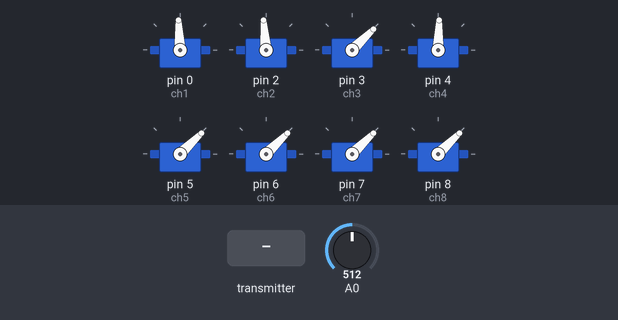
This sketch was run on a simulated Arduino Uno, built with avr-gcc and run on an emulated ATmega328P. Parts: 8 × servo. Inputs (shaded band) come from the test bench; at power-on: A0 = 512. No radio packets arrive unless stated.

Above: at 1.2 s.
1.3 s: the transmitter starts sending throttle = 64
At 1.8 s:
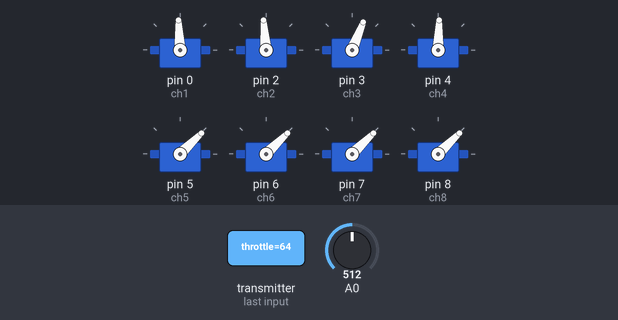
2.8 s: the transmitter starts sending pitch = 0
At 4.0 s:
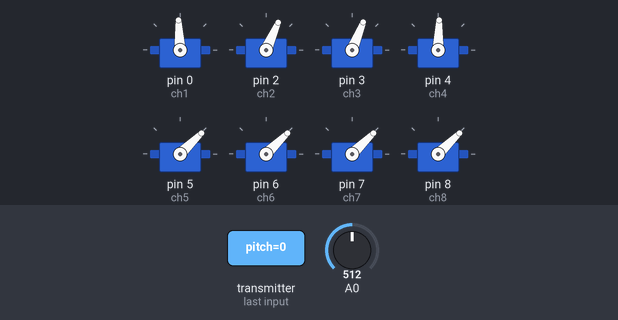
4.3 s: the transmitter starts sending roll = 255
At 5.2 s:
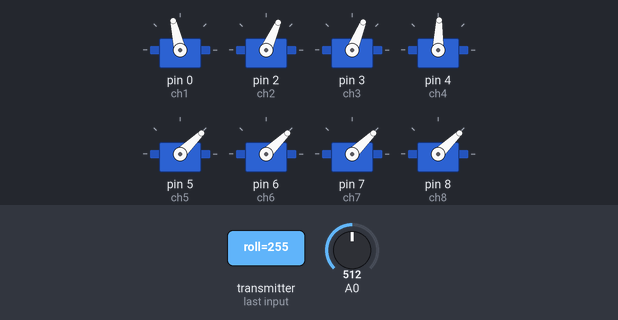
5.8 s: the transmitter starts sending yaw = 0
At 6.4 s:
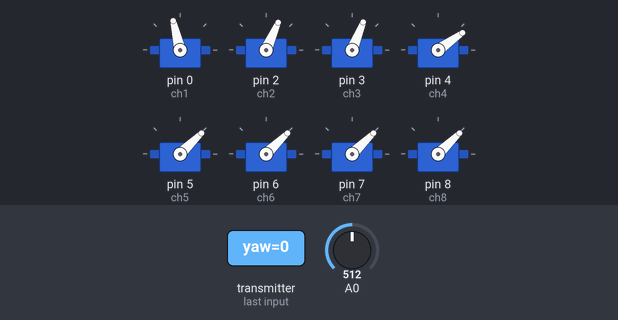
7.3 s: the transmitter starts sending aux1 = 64
At 8.5 s:
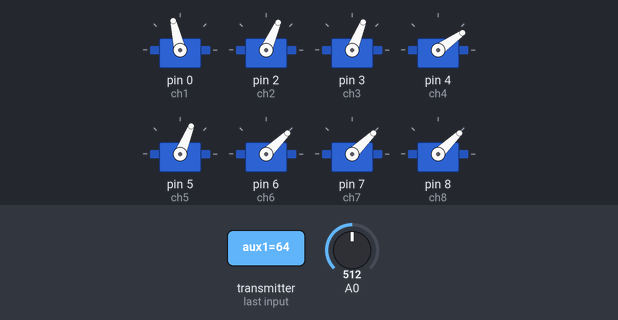
8.8 s: the transmitter starts sending aux2 = 64
At 9.8 s:
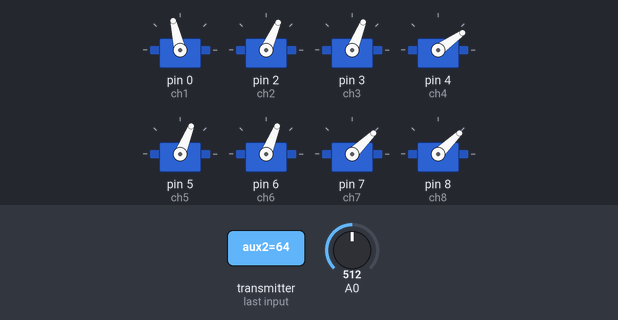
Timing chart, 0 to 11.3 s (numbered marks = the images above; inputs shaded):
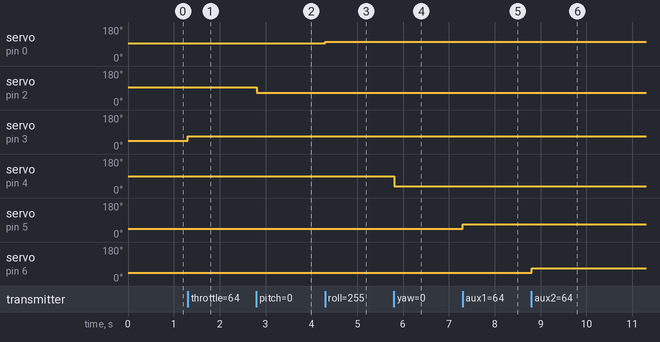

The sketch:

receiver.ino
```cpp
#include <SPI.h>
#include <nRF24L01.h>
#include <RF24.h>
#include <Servo.h>

int ch_width_1 = 0;
int ch_width_2 = 0;
int ch_width_3 = 0;
int ch_width_4 = 0;
int ch_width_5 = 0;
int ch_width_6 = 0;
int ch_width_7 = 0;
int ch_width_8 = 0;

Servo ch1;
Servo ch2;
Servo ch3;
Servo ch4;
Servo ch5;
Servo ch6;
Servo ch7;
Servo ch8;

struct Signal {
  byte throttle;
  byte pitch;
  byte roll;
  byte yaw;
  byte aux1;
  byte aux2;
  byte aux3;
  byte aux4;
};

struct Telemetry {
  uint16_t id;
  uint16_t bat;
};

Signal data;
Telemetry telemetry;

const uint64_t pipeIn = 000322;
const uint64_t pipeOut = 000321;
RF24 radio(9, 10);

void ResetData()
{
  data.throttle = 0;
  data.roll = 127;
  data.pitch = 127;
  data.yaw = 127;
  data.aux1 = 0;
  data.aux2 = 0;
  data.aux3 = 0;
  data.aux4 = 0;
}

void GetTelemetry()
{
  telemetry.id++;
  telemetry.bat = analogRead(A0);
}

void setup()
{
  //Serial.begin(9600);
  ch1.attach(0);
  ch2.attach(2);
  ch3.attach(3);
  ch4.attach(4);
  ch5.attach(5);
  ch6.attach(6);
  ch7.attach(7);
  ch8.attach(8);

  ResetData();
  radio.begin();
  radio.openReadingPipe(1,pipeIn);
  radio.openWritingPipe(pipeOut);
  radio.setChannel(109);
  radio.enableDynamicPayloads();
  radio.enableAckPayload();
  radio.setDataRate(RF24_250KBPS);
  radio.setPALevel(RF24_PA_MAX);
  radio.startListening();
  Serial.println("hello");
}

unsigned long lastRecvTime = 0;
uint16_t recieved = 0;
unsigned long measureStart = millis();

void recvData()
{
  while ( radio.available() ) {
    GetTelemetry();
    radio.writeAckPayload(1, &telemetry, sizeof(telemetry));
    radio.read(&data, sizeof(Signal));
    lastRecvTime = millis();
    recieved++;
  }
}

void loop()
{
  recvData();

  unsigned long now = millis();
  if(now - measureStart >= 1000){
    //Serial.println(recieved);
    measureStart = millis();
    recieved = 0;
  }
  if ( now - lastRecvTime > 1000 ) {
    ResetData();
  }
  ch_width_1 = map(data.roll, 0, 255, 1389, 1611);
  ch_width_2 = map(data.pitch, 0, 255, 1222, 1833);
  ch_width_3 = map(data.throttle, 0, 255, 1000, 2000);
  ch_width_4 = map(data.yaw, 0, 255, 900, 2000);
  ch_width_5 = map(data.aux1, 0, 255, 1000, 2000);
  ch_width_6 = map(data.aux2, 0, 255, 1000, 2000);
  ch_width_7 = map(data.aux3, 0, 1, 1000, 2000);
  ch_width_8 = map(data.aux4, 0, 1, 1000, 2000);

  ch1.writeMicroseconds(ch_width_1);
  ch2.writeMicroseconds(ch_width_2);
  ch3.writeMicroseconds(ch_width_3);
  ch4.writeMicroseconds(ch_width_4);
  ch5.writeMicroseconds(ch_width_5);
  ch6.writeMicroseconds(ch_width_6);
  ch7.writeMicroseconds(ch_width_7);
  ch8.writeMicroseconds(ch_width_8);
}
```

Measured:
- after the input at 1.3 s, servo on pin 3 (ch3): 44° → 68° at once
- after the input at 2.8 s, servo on pin 2 (ch2): 95° → 66° at once
- after the input at 4.3 s, servo on pin 0 (ch1): 93° → 103° at once
- after the input at 5.8 s, servo on pin 4 (ch4): 88° → 35° at once
- after the input at 7.3 s, servo on pin 5 (ch5): 44° → 68° at once
- after the input at 8.8 s, servo on pin 6 (ch6): 44° → 68° at once
